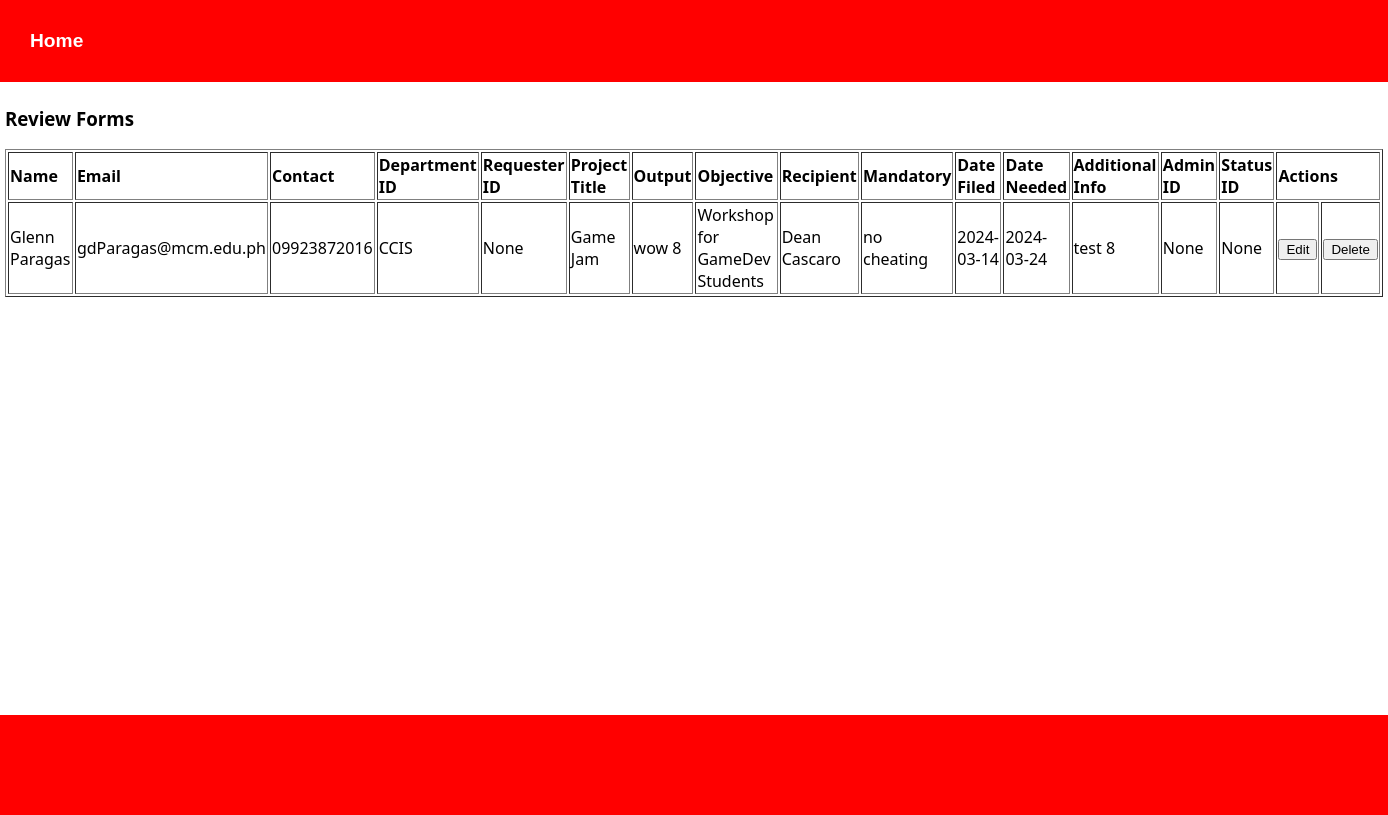
Page /review_forms on the committed database.
### tables this page shows
CREATE TABLE requester_new (
                    requester_id INTEGER PRIMARY KEY AUTOINCREMENT, 
                    name TEXT, 
                    email TEXT, 
                    contact TEXT, 
                    department_id INTEGER, 
                    FOREIGN KEY(department_id) REFERENCES department(department_id)
                );

CREATE TABLE project_info_new1 (
                    project_id INTEGER PRIMARY KEY AUTOINCREMENT, 
                    requester_id INTEGER, 
                    project_title TEXT,
                    output TEXT, 
                    objective TEXT, 
                    recipient TEXT,
                    mandatory TEXT,
                    date_filed TEXT, 
                    date_needed TEXT, 
                    add_info TEXT, 
                    admin_id INTEGER, 
                    status_id INTEGER, 
                    FOREIGN KEY(requester_id) REFERENCES requester_new(requester_id), 
                    FOREIGN KEY(admin_id) REFERENCES admin_new(admin_id), 
                    FOREIGN KEY(status_id) REFERENCES status_new(status_id)
                );

### app.py (the view)
@app.route("/review_forms")
def review_forms():
    with sqlite3.connect('database.db') as conn:
        cursor = conn.cursor()
        cursor.execute("SELECT * FROM requester_new")
        requester_data = cursor.fetchall()
        cursor.execute("SELECT * FROM project_info_new1")
        project_info_data = cursor.fetchall()
    zipped_data = zip(requester_data, project_info_data)
    return render_template("review_forms.html", zipped_data=zipped_data)

### templates/review_forms.html (shortened to what this page needs)
{% extends "layout.html" %}
{% block content %}
    <table border="1px">
        <h3>Review Forms</h3>
        <thead>
            <td><strong>Name</strong></td>
            <td><strong>Email</strong></td>
            <td><strong>Contact</strong></td>
            <td><strong>Department ID</strong></td>
            <td><strong>Requester ID</strong></td>
            <td><strong>Project Title</strong></td>
            <td><strong>Output</strong></td>
            <td><strong>Objective</strong></td>
            <td><strong>Recipient</strong></td>
            <td><strong>Mandatory</strong></td>
            <td><strong>Date Filed</strong></td>
            <td><strong>Date Needed</strong></td>
            <td><strong>Additional Info</strong></td>
            <td><strong>Admin ID</strong></td>
            <td><strong>Status ID</strong></td>
            <td colspan="2"><strong>Actions</strong></td>
        </thead>
        <tbody>
            {% for requester_row, project_info_row in zipped_data %}
<tr>
    <td>{{ requester_row[1] }}</td>
    <td>{{ requester_row[2] }}</td>
    <td>{{ requester_row[3] }}</td>
    <td>{{ requester_row[4] }}</td>
    <td>{{ project_info_row[1] }}</td>
    <td>{{ project_info_row[2] }}</td>
    <td>{{ project_info_row[3] }}</td>
    <td>{{ project_info_row[4] }}</td>
    <td>{{ project_info_row[5] }}</td>
    <td>{{ project_info_row[6] }}</td>
    <td>{{ project_info_row[7] }}</td>
    <td>{{ project_info_row[8] }}</td>
    <td>{{ project_info_row[9] }}</td>
    <td>{{ project_info_row[10] }}</td>
    <td>{{ project_info_row[11] }}</td>
    <td>
        <form action="{{url_for('admin_login')}}" method="POST">
            <input type="submit" value="Edit">
        </form>
    </td>
    <td>
        <form onsubmit="return confirm('Are you sure you want to DELETE this Data from the Database?');" action="{{url_for('requester_form')}}" method="POST">
            <input type="submit" value="Delete">
        </form>
    </td>
</tr>
{% endfor %}
        </tbody>
    </table>
{% endblock %}

### templates/layout.html (shortened to what this page needs)
<!DOCTYPE html>
<html>
<head>
    <link rel="stylesheet" type="text/css" href="{{ url_for('static', filename='style.css')}}" />
</head>
<body>
    <div class="wrapper">
        <div class="navbar">
            <a href="{{ url_for('home') }}" class="navbar-brand">Home</a>
        </div>
        <div class="body-content">
            {% block content %}
            {% endblock %}
        </div>
    </div>
    <footer class="footer">
    </footer>
</body>
</html>

### static/style.css (style rules this page uses)
body { background-image: url("/static/"); background-size: cover; background-position: center; }
.navbar { background-color: red; font-size: 1em; font-family: Arial, sans-serif; color: white; padding: 30px; }
.navbar a { text-decoration: none; color: inherit; }
.navbar-brand { font-size: 1.2em; font-weight: 600; }
.body-content { padding: 5px; font-family:'Segoe UI', Tahoma, Geneva, Verdana, sans-serif; }
html, body { height: 100%; margin: 0; padding: 0; }
.wrapper { min-height: 90%; margin-bottom: -5px; }
.footer { height: 100px; background-color: red; }

### rows in the picture
requester_new: name "Glenn Paragas", email "gdParagas@mcm.edu.ph", contact "09923872016", department "CCIS", project_info_row "None", project_title "Game Jam", output "wow 8", objective "Workshop for GameDev Students", recipient "Dean Cascaro", mandatory "no cheating", date_filed "2024-03-14", date_needed "2024-03-24", add_info "test 8"
